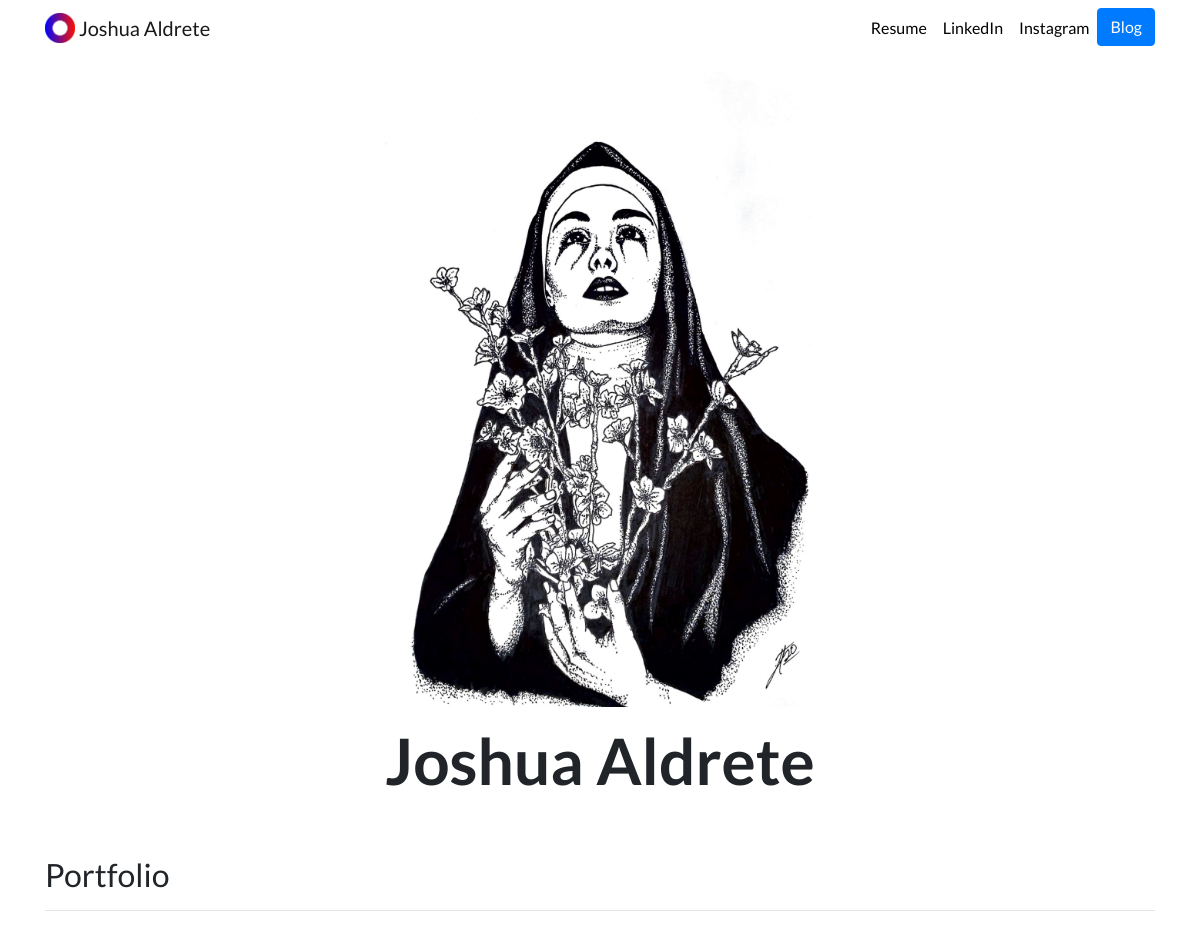
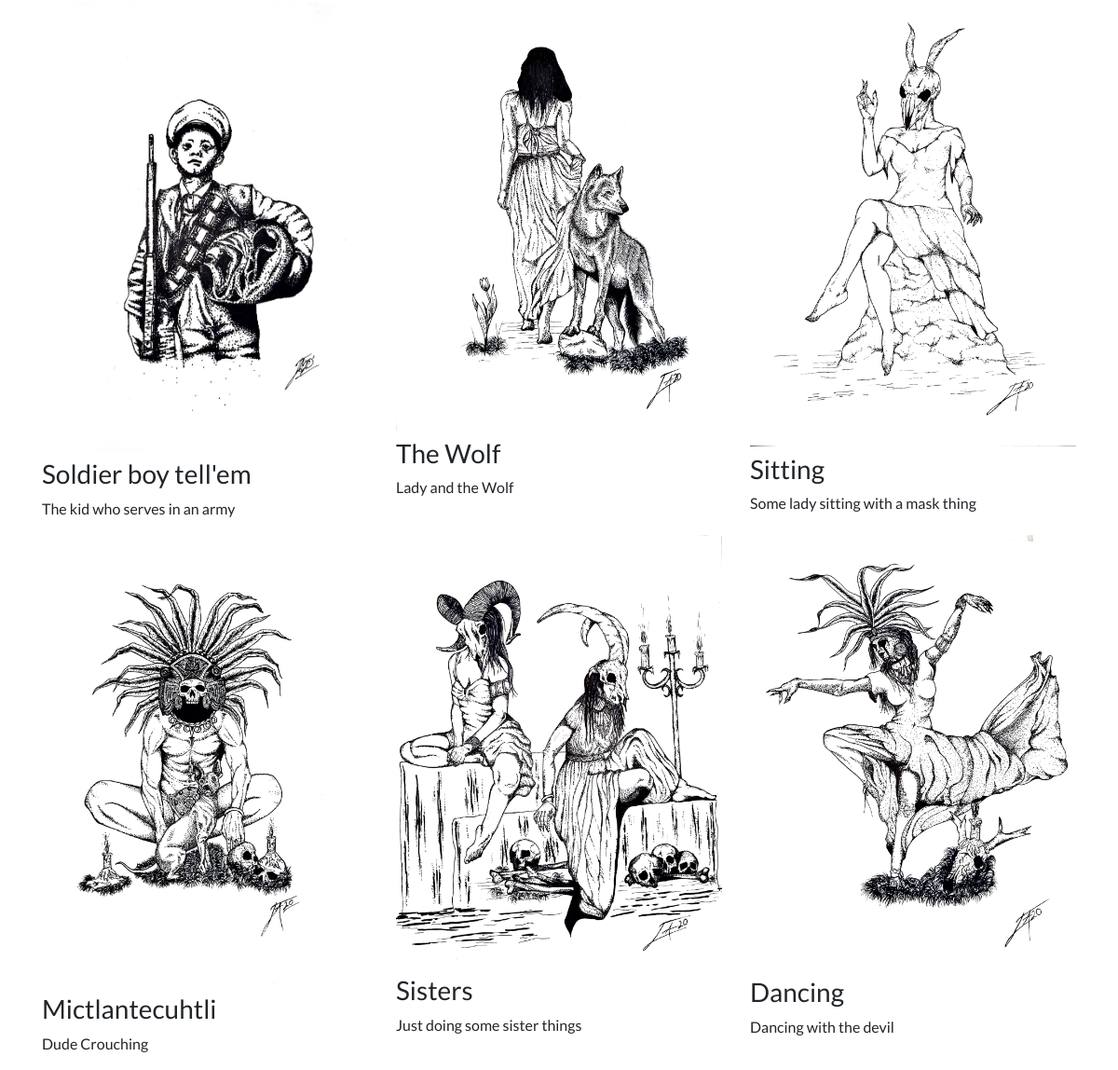
The page / on the database its author committed (2 pictures, top to bottom).
### portfolio/models.py (models this page shows, shortened)
class Project(models.Model):
    title = models.CharField(max_length=100)
    description = models.CharField(max_length=200)
    image = models.ImageField(upload_to='portfolio/images/')
    url = models.URLField(blank=True)

### portfolio/views.py (the view)
# urls.py: 2. Add a URL to urlpatterns:  path('', views.home, name='home')
def home(request):
    projects = Project.objects.all()
    return render(request, 'portfolio/home.html', {'projects': projects})

### portfolio/templates/portfolio/home.html
{% extends "portfolio/base.html" %}
{% load static %}
{% block content %}
<div class="row justify-content-center my-3">
  <div class="col-5">
    <img src="{% static 'portfolio/Llorona.jpeg' %}" class="img-fluid">
  </div>
</div>
<div class="row justify-content-center mb-3">
  <div class="col-md-9 text-center">
    <h1 id="hometext" class="font-weight-bold">Joshua Aldrete</h1>
  </div>
</div>
<h2 class="mt-5">Portfolio</h2>
<hr>
<div class="row">
  {% for project in projects %}
  <div class="col-lg-4 col-md-6">
    {% if project.url %}
    <a href="{{ project.url }}">
      <img src="{{ project.image.url }}" class="img-fluid mb-2">
    </a>
    {% else %}
    <img src="{{ project.image.url }}" class="img-fluid mb-2">
    {% endif %}
    <h3>{{ project.title }}</h3>
    <p>{{ project.description }}</p>
  </div>
  {% endfor %}
</div>
{% endblock %}

### portfolio/templates/portfolio/base.html (shortened to what this page needs)
{% load static %}
<!doctype html>
<html lang="en">
<head>
  <link rel="stylesheet" href="https://stackpath.bootstrapcdn.com/bootstrap/4.4.1/css/bootstrap.min.css"
>
  <link rel="stylesheet" href="{% static " portfolio/custom.css" %}">
</head>
<body>
  <nav id="topNav" class="navbar navbar-expand-md navbar-light">
    <div class="container">
      <a class="navbar-brand" href="{% url 'home' %}">
        <img src={% static 'portfolio/Logo.png' %} width="30" height="30" class="d-inline-block align-top"
          alt="Phillips logo">
        <span>Joshua Aldrete</span>
      </a>
      <div class="collapse navbar-collapse text-center" id="navbarNav">
        <ul class="navbar-nav ml-auto">
          <li class="nav-item">
            <a class="nav-link" href="{% static " portfolio/resume.pdf" %}">Resume</a>
          </li>
          <li class="nav-item">
            <a class="nav-link" href="https://www.linkedin.com/in/aldrete-joshua/" target="_blank">LinkedIn</a>
          </li>
          <li class="nav-item">
            <a class="nav-link" href="https://www.instagram.com/jjaldretexcv/" target="_blank">Instagram</a>
          </li>
          <li>
            <a role="button" href="{% url 'blog:all_blogs' %}" class="btn btn-primary">Blog</a>
          </li>
        </ul>
      </div>
    </div>
  </nav>
  <div class="container">
    {% block content %}{% endblock %}
  </div>
</body>
</html>

### portfolio/static/portfolio/custom.css (style rules this page uses)
.navbar-nav .nav-link { color: rgba(0,0,0,1) !important; }
body { font-family: 'Lato', sans-serif; }
@media (min-width: 992px) { #hometext { font-size: 4rem; } }

### rows shown on the page
Project: image (picture), title "Soldier boy tell'em", description "The kid who serves in an army"
Project: image (picture), title "The Wolf", description "Lady and the Wolf"
Project: image (picture), title "Sitting", description "Some lady sitting with a mask thing"
Project: image (picture), title "Mictlantecuhtli", description "Dude Crouching"
Project: image (picture), title "Sisters", description "Just doing some sister things"
Project: image (picture), title "Dancing", description "Dancing with the devil"
